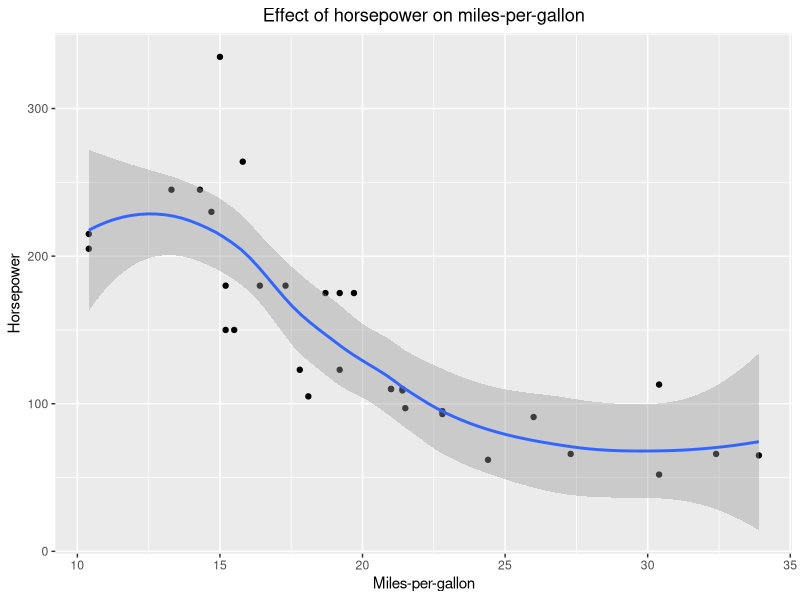
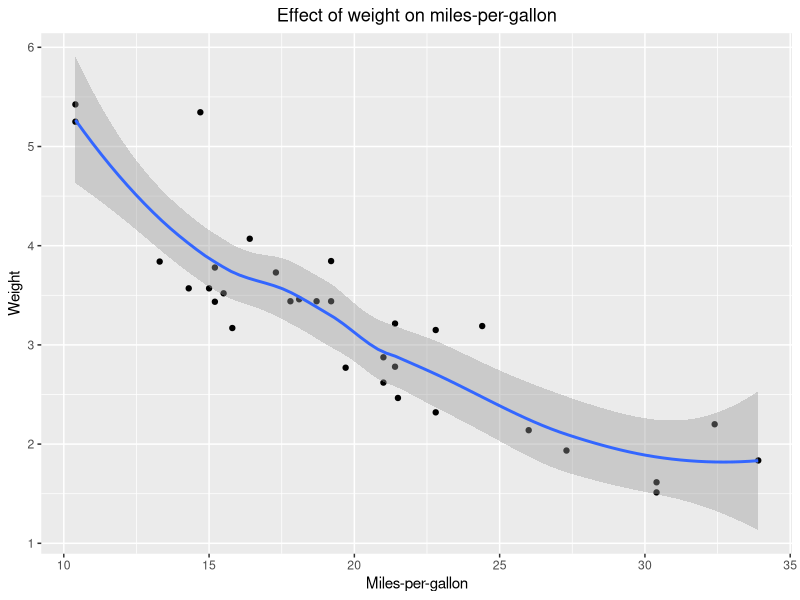
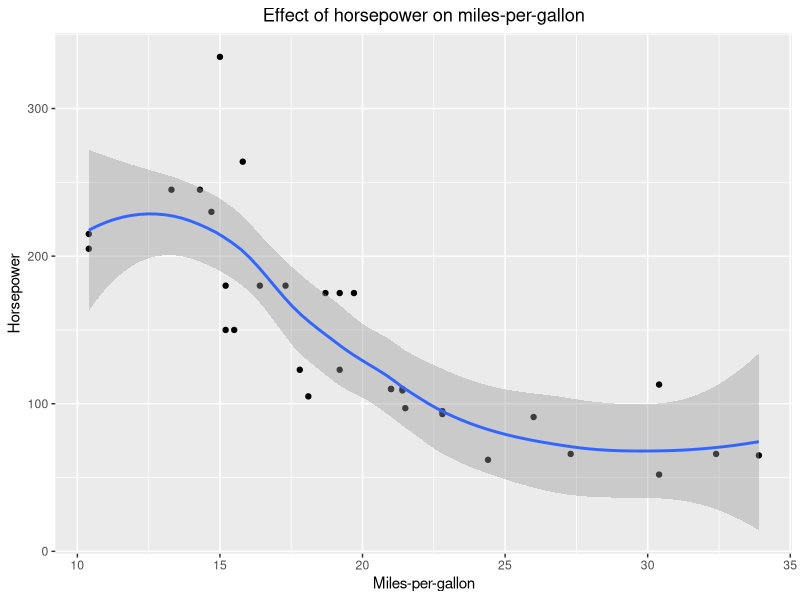
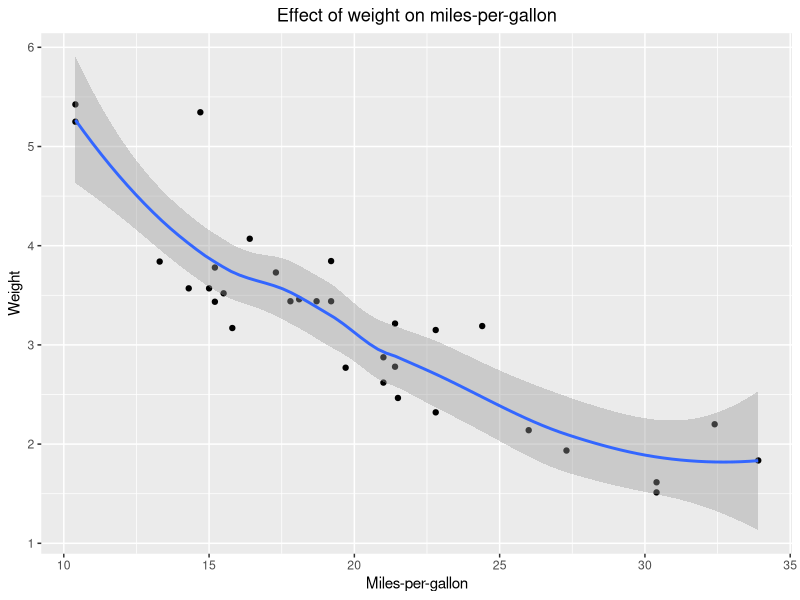

The R script that drew these images, in order:

# Task 1: loads the mtcars data set
library(datasets)
data("mtcars")
str(mtcars)

# Task 2: subset the mtcars dataframe to include only automatic transmissions
auto = subset(mtcars, am == 0)

# Task 3: saves this new subset as a new file 
#called “automatic_mtcars.csv” in your Assignment_5 directory
write.csv(auto, file = "./automatic_mtcars.csv")

# Task 4: plots the effect of horsepower on miles-per-gallon
# (update plot to have meaningful labels and title)
library(tidyverse)
ggplot(data = mtcars, aes(y = hp, x = mpg)) + xlab("Miles-per-gallon") + ylab("Horsepower") +
  geom_point() + ggtitle("Effect of horsepower on miles-per-gallon") + 
  theme(plot.title = element_text(hjust = 0.5)) + geom_smooth()

#Task 5: saves this plot as a png image called “mpg_vs_hp_auto.png” 
# in your Assignment_5 directory
png('mpg_vs_hp_auto.png')
ggplot(data = mtcars, aes(y = hp, x = mpg)) + xlab("Miles-per-gallon") + ylab("Horsepower") +
  geom_point() + ggtitle("Effect of horsepower on miles-per-gallon") + 
  theme(plot.title = element_text(hjust = 0.5)) + geom_smooth()
dev.off()

# Task 6: plots the effect of weight on miles-per-gallon (with improved labels, again)
ggplot(data = mtcars, aes(y = wt, x = mpg)) + xlab("Miles-per-gallon") + ylab("Weight") +
  geom_point() + ggtitle("Effect of weight on miles-per-gallon") + 
  theme(plot.title = element_text(hjust = 0.5)) + geom_smooth()

#Task 7: saves this second plot as a tiff image called “mpg_vs_wt_auto.tiff” 
#in your Assignment_5 directory
tiff('mpg_vs_wt_auto.tiff')
ggplot(data = mtcars, aes(y = wt, x = mpg)) + xlab("Miles-per-gallon") + ylab("Weight") +
  geom_point() + ggtitle("Effect of weight on miles-per-gallon") + 
  theme(plot.title = element_text(hjust = 0.5)) + geom_smooth()
dev.off()

#Task 8: subsets the original mtcars dataframe to include only cars with displacements 
#less than or equal to 200 cu.in.
dis200 = subset(mtcars, disp <= 200)

#Task 9: saves that new subset as a csv file called mtcars_max200_displ.csv
write.csv(dis200, file = "./mtcars_max200_displ.csv")

#Task 10: includes code to calculate the maximum horsepower for each of the three dataframes 
#(original, automatic,max200)
max(mtcars$hp)
max(auto$hp)
max(dis200$hp)

# Car specs of greatest horsepower
mtcars[which.max(mtcars$hp),]
mtcars[which.max(auto$hp),]
mtcars[which.max(dis200$hp),]

#Task 11: prints these calculations (from task 10) in a readable format to a 
#new plaintext file called hp_maximums.txt
Line1 = "max(mtcars$hp)"
Line2 = "max(auto$hp)"
Line3 = "max(dis200$hp)"

FileName = "hp_maximums.txt"

fileConn<-file(FileName)
writeLines(c(Line1, Line2, Line3), fileConn)
close(fileConn)
